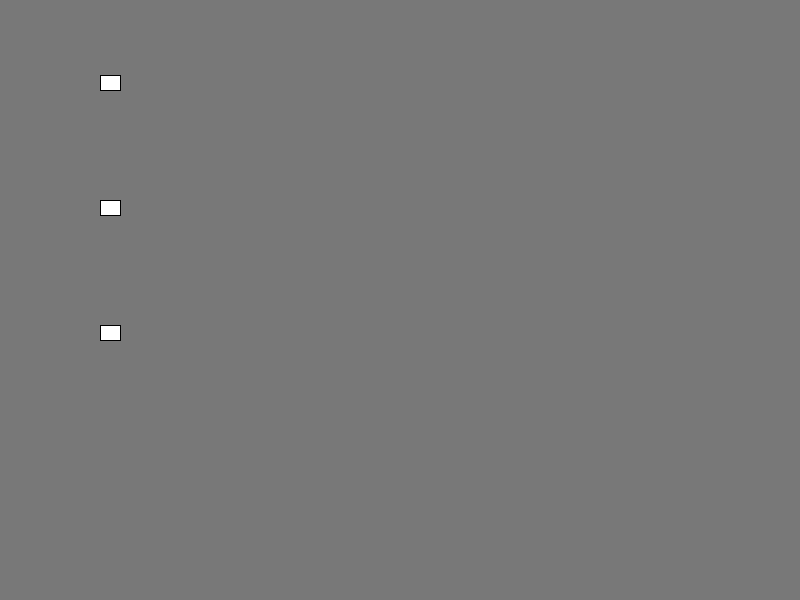
Frame 1 (no input)
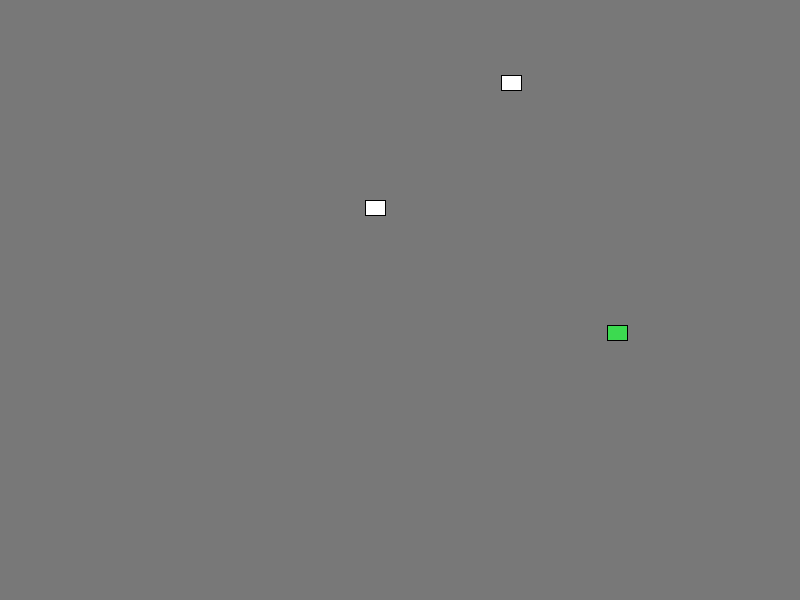
Frame 60 (the mouse pressed at the canvas centre just before this capture)
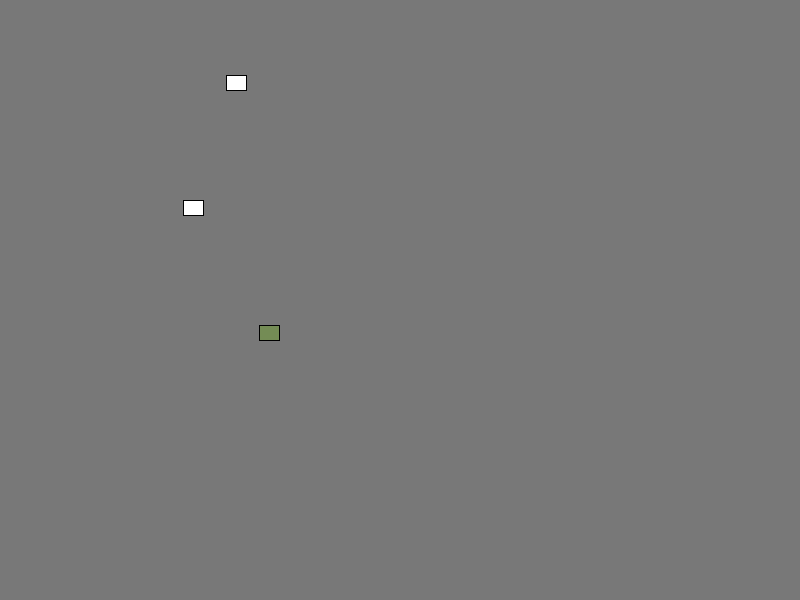
Frame 120 (the mouse held since frame 60 and released just before this capture)

The Processing sketch that drew these frames (run headless with seeded random() and noise(); from frame 60 on, the mouse is pressed at the canvas centre):

// Processing sketch: processing_166409
// ── processing_166409.pde

Car myCar1;
Car myCar2;
Car myCar3;
  
void setup(){
  size(800,600);
  myCar1 = new Car(75);
  myCar2 = new Car(200);
  myCar3 = new Car(325);
}

void draw(){
  background(120);
  
  myCar1.display();
  myCar1.move();
  myCar2.display();
  myCar2.move();
  myCar3.display();
  myCar3.move();
    
    if (myCar1.x > width-20 || myCar1.x < 0 || myCar2.x > width-20 || myCar2.x < 0 || myCar3.x > width-20 || myCar3.x < 0 ) {
      myCar1.xspeed = myCar1.xspeed*-1;
      myCar2.xspeed = myCar2.xspeed*-1;
      myCar3.xspeed = myCar3.xspeed*-1;
    }
  }
  
  class Car {
    float x;
    int y;
    float xspeed;
    int r;
    int g;
    int b;
    
  Car(int ypos) {
    y = ypos;
    x = 100;
    xspeed = random(5,15);
    r = 255;
    g = 255;
    b = 255;
  }
  
 void display(){
   if (x > width-20 || x < 0){
   r = int(random(255));
   g = int(random(255));
   b = int(random(255));
   }
   
    fill(r,g,b);
    rect(x,y,20,15);
  }
  
 void move(){
    x = x + (xspeed);
  }
}
